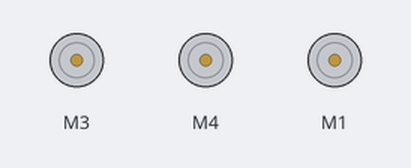
The sketch below on a simulated Arduino Uno, built with avr-gcc and run on an emulated ATmega328P. Parts: 3 × DC motor (green arrow = forward, orange = backward, longer = faster).

Above: at 0.1 s.
At 26.6 s:
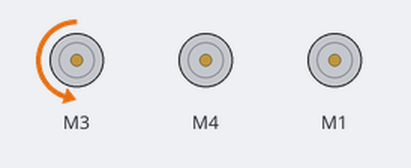
At 39.6 s:
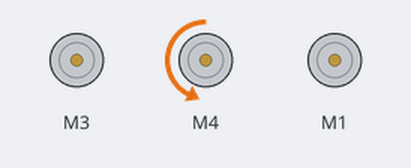
At 60.3 s:
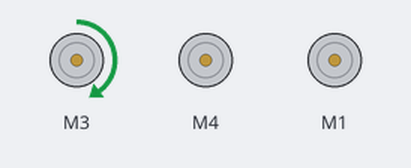
At 91.3 s:
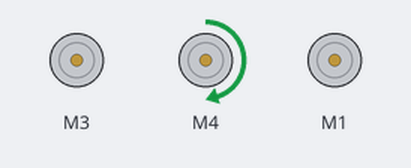
At 122.8 s:
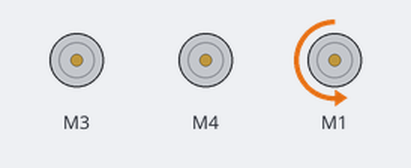
Timing chart, 0 to 129.9 s (numbered marks = the images above):
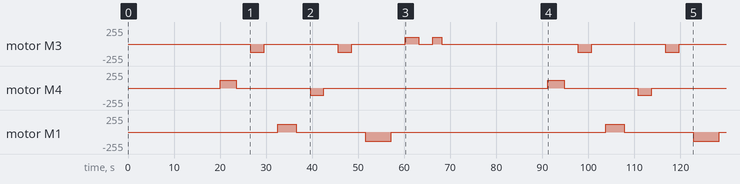

Measured:
- by itself, motor M4: stopped → forward 120/255 at 20.0 s, → stopped 3.6 s later, → backward 110/255 16.0 s later, → stopped 3.0 s later, … (8 changes in this stretch)
- by itself, motor M1: stopped → forward 120/255 at 32.6 s, → stopped 4.0 s later, → backward 140/255 15.0 s later, → stopped 5.7 s later, … (8 changes in this stretch)

The sketch:

FInalProjectColoredPencilSort_eusilva.ino
```cpp
#include <Wire.h>
#include <Adafruit_MotorShield.h>
#include "utility/Adafruit_MS_PWMServoDriver.h"

Adafruit_MotorShield AFMS = Adafruit_MotorShield();
Adafruit_DCMotor *myMotor = AFMS.getMotor(4);
Adafruit_DCMotor *myMotor2 = AFMS.getMotor(3);
Adafruit_DCMotor *myMotor3 = AFMS.getMotor(1);

void setup() {
  // put your setup code here, to run once:
  AFMS.begin();
}

void loop() {
  // put your main code here, to run repeatedly:
  //Delay before starting
  myMotor2->run(RELEASE);
  delay(20000);

  //Grab Colored pencil 1
  myMotor->setSpeed(120);
  myMotor->run(FORWARD);
  delay(3550);

  myMotor->run(RELEASE);
  delay(3000);

  //Lifts up elbow
  myMotor2->setSpeed(120);
  myMotor2->run(BACKWARD);
  delay(3000);

  myMotor2->run(RELEASE);
  delay(3000);

  //Take colored pencil to bin 1
  myMotor3->setSpeed(120);
  myMotor3->run(FORWARD);
  delay(4000);

  myMotor3->run(RELEASE);
  delay(3000);

  //Lets go of colored pencil 1
  myMotor->setSpeed(110);
  myMotor->run(BACKWARD);
  delay(3000);

  myMotor->run(RELEASE);
  delay(3000);

  //Lifts up elbow even more
  myMotor2->setSpeed(120);
  myMotor2->run(BACKWARD);
  delay(3000);

  myMotor2->run(RELEASE);
  delay(3000);

  //Return to position 1 of colored pencil
  myMotor3->setSpeed(140);
  myMotor3->run(BACKWARD);
  delay(5650);

  myMotor3->run(RELEASE);
  delay(3000);

  //Puts down elbow
  myMotor2->setSpeed(100);
  myMotor2->run(FORWARD);
  delay(3000);

  myMotor2->run(RELEASE);
  delay(3000);


  //Puts down elbow even more
  myMotor2->setSpeed(100);
  myMotor2->run(FORWARD);
  delay(2000);

  myMotor2->run(RELEASE);
  delay(3000);
}
```
